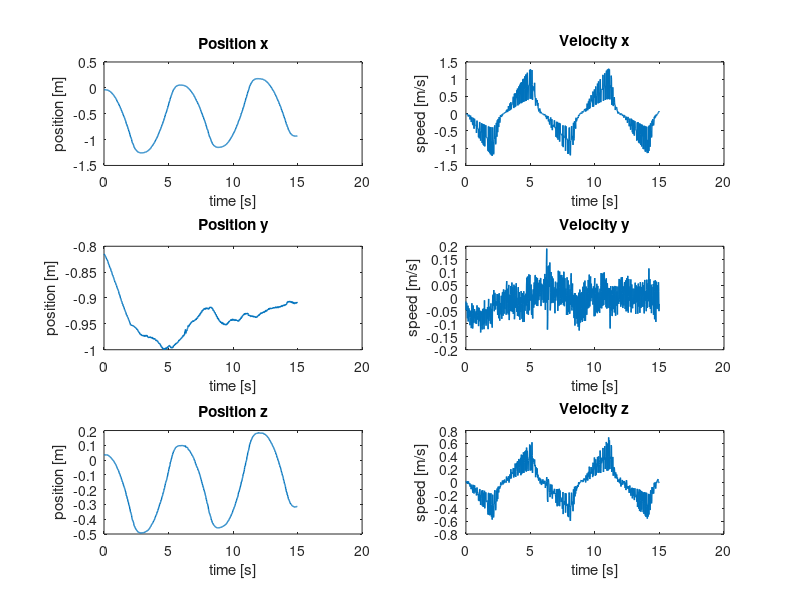
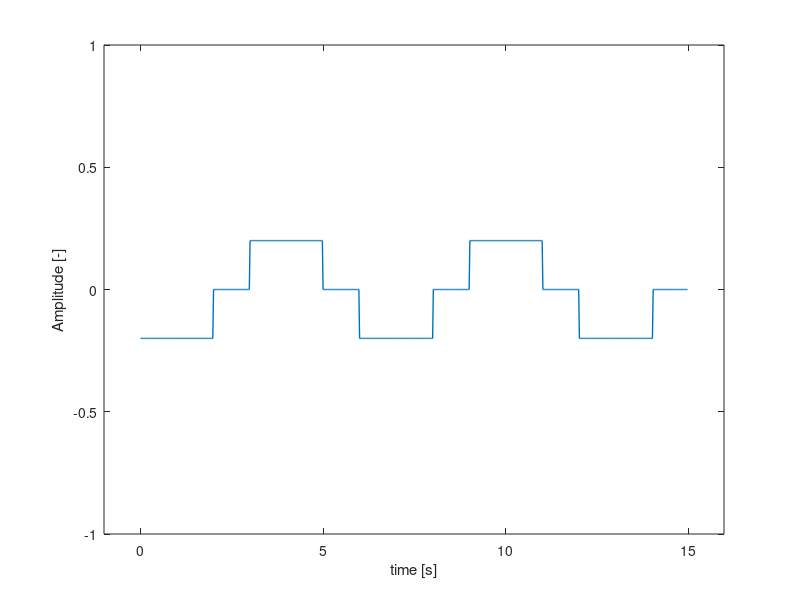
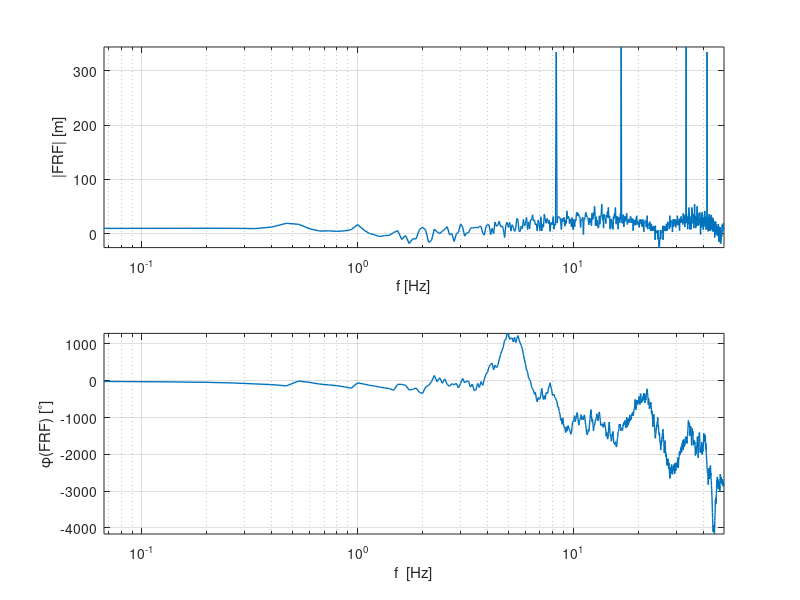
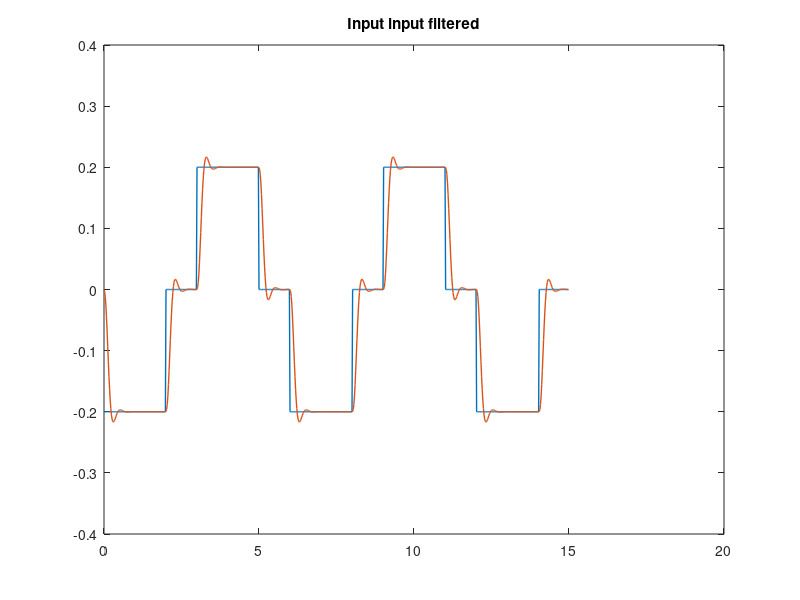

These charts were generated, in order, by the following MATLAB code:
%%% Parameter estimation %%%
% zie ook 'test.m' !
clear all
close all

%% Load data from .mat-file

load angle_identification_y


%% Extract some signals from the data

set(0, 'DefaultLineLineWidth', 1);


% Cutoff useful data
first_index = find(input~=0, 1);
input = input(first_index:750)';
output_x = output_x(first_index:750)';
output_y = output_y(first_index:750)';
output_z = output_z(first_index:750)';

dt = 0.02;
time = 0:dt:(length(input)-1)*dt;
time = time(first_index:end) - time(first_index);

% Differentiation of x-, y-, z-position
% dt = sample time (gradient assumes timestep 1)
velocity_x = gradient(output_x)/dt;
velocity_y = gradient(output_y)/dt;
velocity_z = gradient(output_z)/dt;

% Do some plotting of the measurement data 
figure('Name','Output Measurements')
subplot(321), plot(time, output_x), title('Position x'), xlabel('time [s]'), ylabel('position [m]')
subplot(322), plot(time, velocity_x), title('Velocity x'), xlabel('time [s]'), ylabel('speed [m/s]')

subplot(323), plot(time, output_y), title('Position y'), xlabel('time [s]'), ylabel('position [m]')
subplot(324), plot(time, velocity_y), title('Velocity y'), xlabel('time [s]'), ylabel('speed [m/s]')

subplot(325), plot(time, output_z), title('Position z'), xlabel('time [s]'), ylabel('position [m]')
subplot(326), plot(time, velocity_z), title('Velocity z'), xlabel('time [s]'), ylabel('speed [m/s]')

% Input signal
figure('Name', 'Input signal')
plot(time, input)
xlabel('time [s]')
ylabel('Amplitude [-]')
axis([time(1)-1 time(end)+1 -1 1])


%% Frequency domain
Ts = dt;
fs = 1/dt;
N = length(velocity_x);
t = [0:N-1]'*Ts;
N = numel(input);
f = [0:N-1]'*(fs/N);

input_f = fft(input);
output_x_f = fft(output_x);
output_y_f = fft(output_y);
velocity_x_f = fft(velocity_x);
velocity_y_f = fft(velocity_y);

%indices = (nop+1):nop:(numel(f)/2); % alle 0 waarden er uit halen zodat niet delen door 0?
%f = f(indices);
%input_f = input_f(indices);
%velocity_x_f = velocity_x_f(indices);
%velocity_y_f = velocity_y_f(indices);

FRF = velocity_x_f./input_f;

figure('Name', 'Empirical transfer function freq response'),subplot(2,1,1),semilogx(f, 20*log10(abs(FRF)), 'LineWidth', 1)
axis tight
grid on
xlabel('f [Hz]')
xlim([f(1) f(end)])
ylabel('|FRF| [m]')
subplot(2,1,2),semilogx(f, 180/pi*unwrap(angle(FRF)), 'LineWidth', 1)
grid on
axis tight
xlabel('f  [Hz]')
ylabel('\phi(FRF) [^\circ]')
xlim([f(1) f(end)])

%% Filtering of the in- and output data using Butterworth filter
[B, A] = butter(3,0.02*5); % order must be higher than order of system, 
                             % adjust cut-off frquency to be higher than highest eigenfrequency of the system
                             % data sampling at 100Hz

% input filtering                           
input_filt = filter(B,A,input);
% output filtering
velocity_x_filt = filter(B,A,velocity_x);
velocity_y_filt = filter(B,A,velocity_y);

figure('Name','filtered input input')
plot(t,input,t,input_filt),title('Input input filtered')

figure('Name','filtered output measurement')
subplot(211), plot(time, velocity_x, time, velocity_x_filt),title('v_{x,filt}')
subplot(212), plot(time, velocity_y, time, velocity_y_filt),title('v_{y,filt}')

%% Least squares solution for approximation of the parameters in the system
% Without filtering
% y[k] = -a1*y[k-1]-a0*y[k-2]+b2*u[k]+b1*u[k-1]+b0*u[k-2]
y = velocity_x(3:end);
Phi = [-velocity_x(2:end-1), -velocity_x(1:end-2), input(3:end), input(2:end-1), input(1:end-2)];
theta = Phi\y;

B1 = [theta(3), theta(4), theta(5)];
A1 = [1, theta(1) theta(2)];

sys_d1 = tf(B1, A1, Ts);

FRF1 = squeeze(freqresp(sys_d1,2*pi*f));

figure('Name','NOT filtered Identified transfer funtion freq response'), subplot(211)
semilogx(f, 20*log10(abs(FRF1)))
grid on
xlim([f(1) f(end)])
xlabel('f  [Hz]')
ylabel('|FRF1|  [m]')
subplot(212),semilogx(f, 180/pi*unwrap(angle(FRF1)))
grid on
xlim([f(1) f(end)])
xlabel('f  [Hz]')
ylabel('\phi(FRF1)  [^\circ]')

x1 = lsim(sys_d1,input,t);

figure('Name','lsim NOT filtered Identified transfer function')
subplot(211)
hold on
plot(t, velocity_x,'g')
plot(t, x1)
title('Non filtered identified transfer function vs measurement')
legend('v_{x,meas}','v_{x,sim}')
xlabel('Time [s]')
ylabel('Displacement [m]')
axis tight
subplot(212)
plot(t,velocity_x - x1)
title('Difference between simulation and measurement')
legend('v_{x,meas}-v_{x,sim}')
xlabel('Time [s]')
ylabel('Displacement [m]')
axis tight

figure('Name','NOT  filtered pole zero map'),pzmap(sys_d1)


%% With Butterworth filtering of in and output

y2 = velocity_x_filt(3:end);
Phi2 = [-velocity_x_filt(2:end-1), -velocity_x_filt(1:end-2), input_filt(3:end), input_filt(2:end-1), input_filt(1:end-2)];
theta_filt = Phi2\y2;

B2 = [theta_filt(3),theta_filt(4),theta_filt(5)];
A2 = [1, theta_filt(1) theta_filt(2)];

sys_d2 = tf(B2, A2, Ts);

FRF2 = squeeze(freqresp(sys_d2,2*pi*f));

figure('Name','Butterworth filtered Identified tf freq response'),subplot(2,1,1),semilogx(f, 20*log10(abs(FRF2)))
grid on 
xlim([f(1) f(end)])
xlabel('f  [Hz]')
ylabel('|FRF2|  [m]')
axis tight
subplot(2,1,2)
semilogx(f, 180/pi*unwrap(angle(FRF2)))
grid on
xlim([f(1) f(end)])
xlabel('f  [Hz]')
ylabel('\phi(FRF2)  [^\circ]')

x2 = lsim(sys_d2,input,t);

figure('Name','Butterworth filtered lsim time response')
subplot(211)
hold on
plot(t, velocity_x,'g')
plot(t, velocity_x_filt)
plot(t,x2)
legend('v_{x,meas}', 'v_{x,filt}', 'v_{x,sim}')
title('Butterworth filtered identified transfer function vs measurement')
xlabel('Time [s]')
axis tight
ylabel('Velocity [m/s]')
subplot(212)
plot(t,velocity_x - x2)
title('Difference between simulation and measurement')
legend('v_{x,meas}-v_{x,sim}')
xlabel('Time [s]')
ylabel('Velocity [m/s]')
axis tight

figure('Name','Butterworth filtered Identified tf pole-zero map'),pzmap(sys_d2)

%% Taking into account KNOWN PART of the system! (b1 & b0 = 0)
% theta(4) & theta(5) (= b1 & b0) turn out to be very small. But we know
% (from physical insight) that they are EXACTLY 0!
% pk ~ partially known
% y[k] = -a1*y[k-1] - a0*y[k-2] + b2*u[k]
y_pk = velocity_x_filt(3:end);

Phi_pk = [-velocity_x_filt(2:end-1), -velocity_x_filt(1:end-2), input_filt(3:end)];
theta_pk = Phi_pk\y_pk;

% known part = z^2/1
B_k = [1, 0, 0];
A_k = [0, 0, 1];
sys_k = tf(B_k,A_k,Ts);

B_u = theta_pk(3);
A_u = [1, theta_pk(1) theta_pk(2)];
sys_u = tf(B_u,A_u, Ts);

sys_dpk = sys_k*sys_u;

FRF_pk = squeeze(freqresp(sys_dpk,2*pi*f));

figure('Name','Butter. filtered + partially known freq response'),subplot(211),semilogx(f, 20*log10(abs(FRF_pk)))
grid on 
xlim([f(1) f(end)])
xlabel('f  [Hz]')
ylabel('|FRF_{pk}|  [m]')
axis tight
subplot(212)
semilogx(f, 180/pi*unwrap(angle(FRF_pk)))
grid on
xlim([f(1) f(end)])
xlabel('f  [Hz]')
ylabel('\phi(FRF_{pk})  [^\circ]')

x_pk = lsim(sys_dpk,input,t);

figure('Name','Butter. filtered + partially known lsim time response')
subplot(211)
hold on
plot(t,velocity_x, 'g')
plot(t,velocity_x_filt)
plot(t,x_pk)
legend('v_{x,meas}','v_{x,filt}','v_{x,sim}')
xlabel('Time [s]')
title('Butterworth filtered + partially known identified transfer function vs measurement')
axis tight
ylabel('Velocity [m/s]')
subplot(212)
plot(t,velocity_x - x_pk)
title('Difference between simulation and measurement')
legend('v_{x,meas}-v_{x,sim}')
xlabel('Time [s]')
ylabel('Velocity [m/s]')
axis tight

figure('Name','Partially known syst: pole zero map'),pzmap(sys_dpk)

%% Comparison
figure

bode(sys_d1), grid
hold on
bode(sys_d2)
hold on
bode(sys_dpk)
legend('not filtered', 'filtered', 'partially known')

figure
plot(t,[velocity_x x1 x2 x_pk])
%% continuous equivalent of tf (pk)
a1 = theta_pk(1);
a0 = theta_pk(2);
b2 = theta_pk(3);

s = tf('s');
sys_cpk = (b2/(a0*Ts^2))/(s^2+(-a0*2*Ts-Ts*a1)/(a0*Ts^2)*s+(1+a1+a0)/(a0*Ts^2));
figure('Name','Continuous tf 2nd order')
bode(sys_cpk)
hold on
bode(sys_dpk)
legend('cont','discr')
%% Save result (transfer function)
sys_2nd = sys_dpk;
sys_2nd_f = sys_d2;
sys_c2nd = sys_cpk;
save('Hv_speed','sys_2nd')
save('Hv_speed_filtered', 'sys_2nd_f')
save('Hv_speed_c','sys_c2nd')

